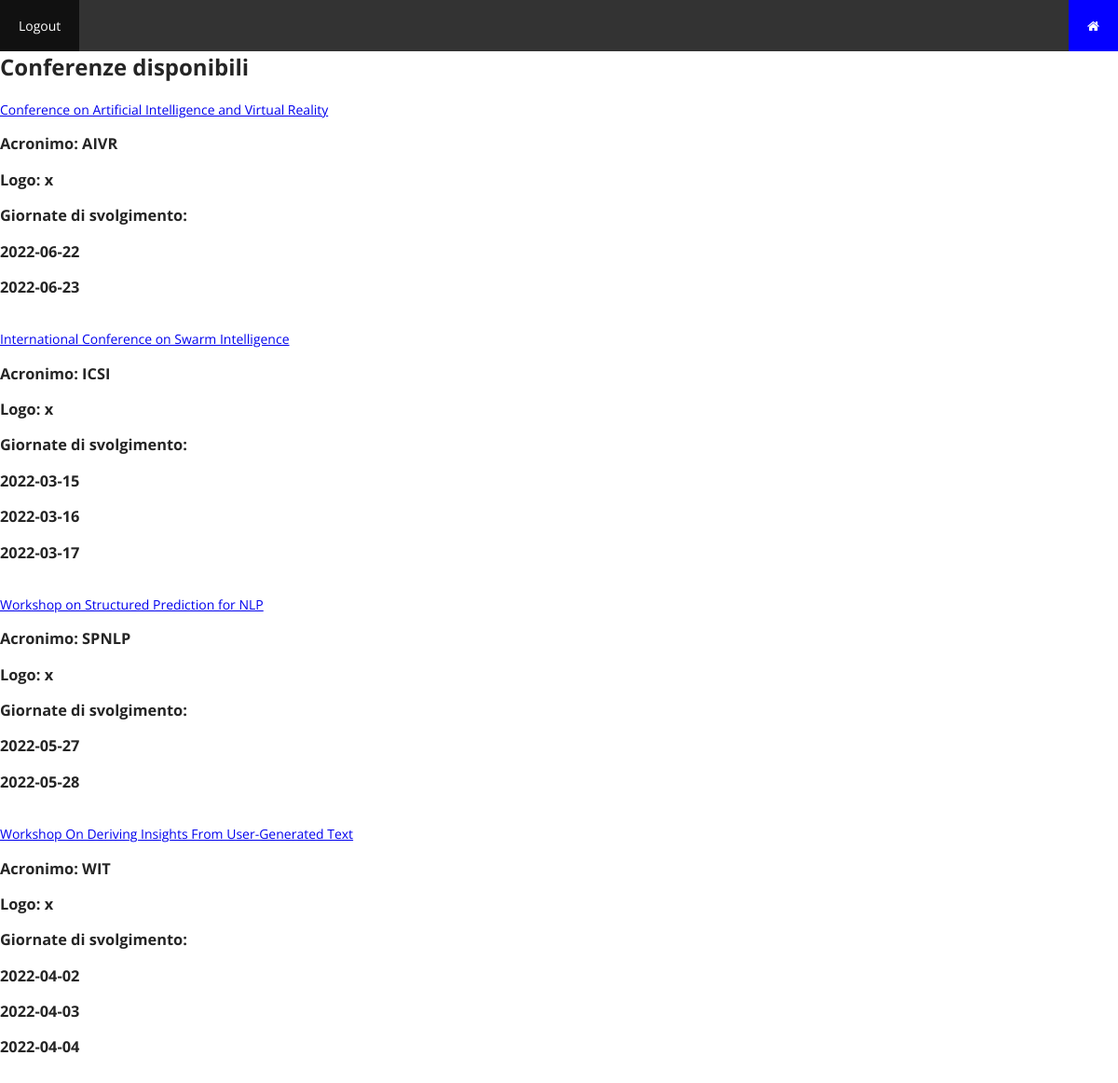
Page /php/paginaUtente.php on the committed database.
### tables this page shows
CREATE TABLE CONFERENZA(
	AnnoEdizione INT DEFAULT 2000,
    Acronimo VARCHAR(20),
    Nome VARCHAR(100),
    Logo CHAR,
    Svolgimento ENUM("Attiva", "Completata"),
    TotaleSponsorizzazioni INT DEFAULT 0,
    PRIMARY KEY(AnnoEdizione,Acronimo)
);

### php/paginaUtente.php (called while the page is built)
<?php
    require_once('connection.php');
    $templateParams["conferenze"] = $dbh->getConferenze();
    require 'template/templatePaginaUtente.php';
?>

### php/database.php (called while the page is built, shortened)
<?php
    class DatabaseHelper{
        private $db;
        public function __construct($servername, $username, $password, $dbname, $port){
            $this->db = new mysqli($servername, $username, $password, $dbname, $port);
        }
        public function getConferenze(){
            $query = "SELECT DISTINCT Nome, Acronimo, AnnoEdizione, Logo FROM conferenze_disponibili";
            $stmt = $this->db->prepare($query);
            $stmt->execute();
            $result = $stmt->get_result();
            return $result->fetch_all(MYSQLI_ASSOC);
        }
        public function getDateConferenza($nomeConf){
            $query = "SELECT Giorno FROM conferenze_disponibili WHERE Nome=?";
            $stmt = $this->db->prepare($query);
            $stmt->bind_param('s',$nomeConf);
            $stmt->execute();
            $result = $stmt->get_result();
            return $result->fetch_all(MYSQLI_ASSOC);
        }
    }
?>

### php/connection.php (called while the page is built, shortened)
<?php
    require_once("database.php");
    $dbh = new DatabaseHelper("localhost", "root", "root", "CONFVIRTUAL", 8889);
?>

### php/template/templatePaginaUtente.php (the view, shortened to what this page needs)
<!DOCTYPE html>
<html>
<head>
        <link rel="stylesheet" href="../css/style.css">
        <link rel="stylesheet" href="../css/styleHome.css">
<link rel="stylesheet" href="https://cdnjs.cloudflare.com/ajax/libs/font-awesome/4.7.0/css/font-awesome.min.css">
</head>
<body>
    <ul>
        <li style="float:right"><a class="active" href="../html/paginaIniziale.html"><i class="fa fa-home"></i></a></li>
        <li><a href="../php/logout.php">Logout</a></li>
      </ul>
<div class="parallax">
    <h1>Conferenze disponibili</h1>
    <?php foreach($templateParams['conferenze'] as $conferenza): ?>
      <a href="conferenza.php?nome=<?php echo $conferenza["Nome"]?>"><?php echo $conferenza["Nome"]?></a>
      <h3>Acronimo: <?php echo $conferenza["Acronimo"]?></h3>
      <h3>Logo: <?php echo $conferenza["Logo"]?></h3>
      <h3>Giornate di svolgimento:</h3>
      <?php foreach($dbh->getDateConferenza($conferenza["Nome"]) as $data): ?>
        <h3><?php echo $data["Giorno"]?></h3>
      <?php endforeach; ?>
      <br/>
    <?php endforeach; ?>
</div>
</body>
</html>

### css/style.css (style rules this page uses)
html,body { padding: 0; margin: 0; font: 14px 'Open sans', sans-serif; color: rgb(37, 37, 37); }
h1 { margin: 0; margin-bottom: 20px; font-size: 24px; }
ul { list-style-type: none; margin: 0; padding: 0; overflow: hidden; background-color: #333; }
li { float: left; }
li a { display: block; color: white; text-align: center; padding: 14px 16px; text-decoration: none; }
.active { background-color: #04AA6D; }

### css/styleHome.css (style rules this page uses)
ul { list-style-type: none; margin: 0; padding: 0; overflow: hidden; background-color: #333; }
li { float: left; }
li a { display: block; color: white; text-align: center; padding: 18px 20px; text-decoration: none; }
.active { background-color: #0400ff; }

### rows in the picture
conferenza: Nome "Conference on Artificial Intelligence and Virtual Reality", Acronimo "AIVR", Logo "x", Giorno "2022-06-22", Giorno "2022-06-23"
conferenza: Nome "International Conference on Swarm Intelligence", Acronimo "ICSI", Logo "x", Giorno "2022-03-15", Giorno "2022-03-16", Giorno "2022-03-17"
conferenza: Nome "Workshop on Structured Prediction for NLP", Acronimo "SPNLP", Logo "x", Giorno "2022-05-27", Giorno "2022-05-28"
conferenza: Nome "Workshop On Deriving Insights From User-Generated Text", Acronimo "WIT", Logo "x", Giorno "2022-04-02", Giorno "2022-04-03", Giorno "2022-04-04"
